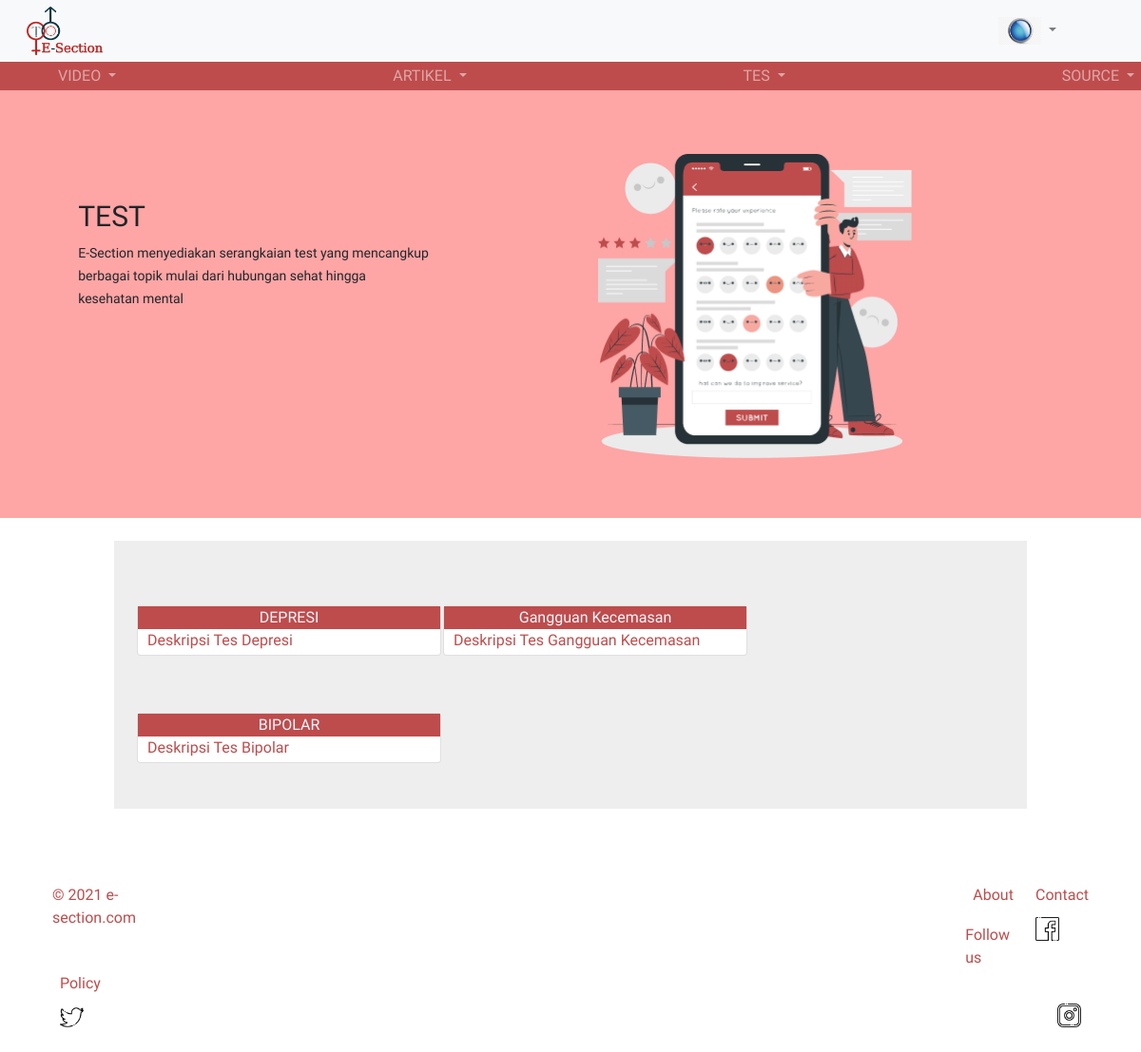
Page /public/C_User/list_test/3 (signed in) on the committed database.
### tables this page shows
CREATE TABLE `judul_soal` (
  `id_judul` int(11) NOT NULL,
  `id_role` int(3) NOT NULL,
  `judul` varchar(50) NOT NULL,
  `deskripsi` text NOT NULL,
  `label` varchar(100) NOT NULL
);

### app/core/Controller.php (called while the page is built, shortened)
<?php
class Controller {
	public function view ($nama_view, $data = [])
	{
		require_once '../app/views/' . $nama_view . '.php';
	}
}

### app/controllers/C_User.php (called while the page is built, shortened)
<?php
class C_User extends Controller{
    public function list_test($id){
		$data['id_role']=$id;
		$data['jum']= $this->model("M_User")->count_test($id);
		$ket = $this->model("M_User")->get_judul_byRole($data['id_role']);
		$data['isi'] = $ket;
		$this->view('admin/menu_test', $data);
	}
}
?>

### app/core/App.php (called while the page is built, shortened)
<?php
class App {
	protected $method = "index";
	protected $params = [];
	public function __construct()
	{
		$url = $this->parseURL();
		if ( file_exists('../app/controllers/' . $url[0] . '.php')) {
			unset($url[0]);
		}
		$this->controller = new $this->controller;
		if ( isset($url[1])) {
			if (method_exists($this->controller, $url[1])) {
				$this->method = $url[1];
				unset($url[1]);
			}
		}
		if ( !empty($url)) {
			$this->params = array_values($url);
		}
		call_user_func_array([$this->controller, $this->method], $this->params);
	}
	public function parseURL() {
		if (isset($_GET['url'])) {
			$url = rtrim($_GET['url'], '/');
			$url = filter_var($url, FILTER_SANITIZE_URL);
			$url = explode('/', $url);
			return $url;
		}
		else {
			$url = array("C_Auth","index");
			return $url;
		}
	}
}

### public/index.php (called while the page is built, shortened)
<?php
$app = new App;

### app/core/Database.php (called while the page is built, shortened)
<?php
class Database {
	private $host = DB_HOST;
	private $user = DB_USER;
	private $pass = DB_PASS;
	private $db_name = DB_NAME;
	private $koneksi;
	public function __construct(){
		$this->koneksi = mysqli_connect($this->host, $this->user, $this->pass, $this->db_name);
	}
	public function exec ($query){
		$this->data = mysqli_query($this->koneksi,$query);
		return $this->data;
	}
}

### app/models/M_User.php (called while the page is built, shortened)
<?php
class M_User{
	private $koneksi;
	public function __construct(){
		$this->koneksi = new Database;
	}
	public function get_judul_byRole($data){
		$que = "SELECT * FROM judul_soal WHERE id_role='$data'";
		$hasil = $this->koneksi->exec($que);
		return $hasil;
	}
}
?>

### app/views/admin/menu_test.php (the view, shortened to what this page needs)
<body style="font-family: 'Raleway', sans-serif;">
    <div class="d-flex p-2" style="height: 450px;	background-color: #FEA5A5; margin: 0px; align-items: left;">
        <div class="container" style="margin-top: 9%; margin-left: 5%; height: 300px; width: 400px; float: left;">
            <h1 style="text-align: left; font-size: 30px;">TEST
            </h1>
            <p1 style="font-size: 14px; align-items: left;">
                E-Section menyediakan serangkaian test yang
                mencangkup berbagai topik mulai dari hubungan
                sehat hingga kesehatan mental
            </p1>
        </div>
        <div class="container" style="margin-top: 5%;margin-right: 15%; height: 300px; width: 400px; float: right;">
            <img src="<?=BASEURL?>/img/A4.png" style="width: auto; height: 320px;">
        </div>
    </div>
    <br>
    <div class="d-flex p-2"
        style="background-color: #EEEEEE; align-items: left; margin-left: 10%; margin-right:  10%; margin-bottom: 5%;">
        <div class="container">
        <?php $num = $data['jum'];
                $i = 1;
                foreach($data['isi'] as $row): ?>
                    <?php if($i%3 == 1):?>
                        <div class="row">
                            <div class="card" style="width: 20rem; margin: 30px 1px 30px 1px;">
                                <a href="<?= BASEURL?>/C_User/mengtes/<?= $row['judul']?>/<?= $row['id_judul']?>" style="background-color: #BE4C4C; color: aliceblue; text-align: center;">
                                    <?= $row['judul']?>
                                </a>
                                <p2 class="isi">
                                    <?= $row['deskripsi']?>
                                </p2>
                            </div>
                    <?php elseif($i%3==2):?>
                            <div class="card" style="width: 20rem; margin: 30px 1px 30px 1px;">
                                <a href="<?= BASEURL?>/C_User/mengtes/<?= $row['id_judul']?>" style="background-color: #BE4C4C; color: aliceblue; text-align: center;">
                                    <?= $row['judul']?>
                                </a>
                                <p2 class="isi">
                                    <?= $row['deskripsi']?>
                                </p2>
                            </div>
                    <?php elseif($i%3==0 || $i==$num):?>
                            <div class="card" style="width: 20rem; margin: 30px 1px 30px 1px;">
                                <a href="<?= BASEURL?>/C_User/mengtes/<?= $row['id_judul']?>" style="background-color: #BE4C4C; color: aliceblue; text-align: center;">
                                    <?= $row['judul']?>
                                </a>
                                <p2 class="isi">
                                    <?= $row['deskripsi']?>
                                </p2>
                            </div>
                        </div>
                    <?php endif;?>
                <?php $i+=1;
                    endforeach;?>
        </div>
    </div>
</body>
</html>

### public/css/style.css (style rules this page uses)
body { margin-bottom: 0px; padding: 0px; background: white; background-size: cover; background-position: center; font-family: 'Raleway', sans-serif; height: 100vh; }

### app/views/templates/navv.php (style rules this page uses)
.isi { margin: 0px 3px 3px 10px; color: #BE4C4C; }
.d-flex { background-color: #FEA5A5; margin: 0px; align-items: left; }
.row { margin: 30px 0px 10px 0px; }
.card { margin: 10px 0px 20px 0px; }

### rows in the picture
judul_soal: judul "DEPRESI", deskripsi "Deskripsi Tes Depresi"
judul_soal: judul "Gangguan Kecemasan", deskripsi "Deskripsi Tes Gangguan Kecemasan"
judul_soal: judul "BIPOLAR", deskripsi "Deskripsi Tes Bipolar"
